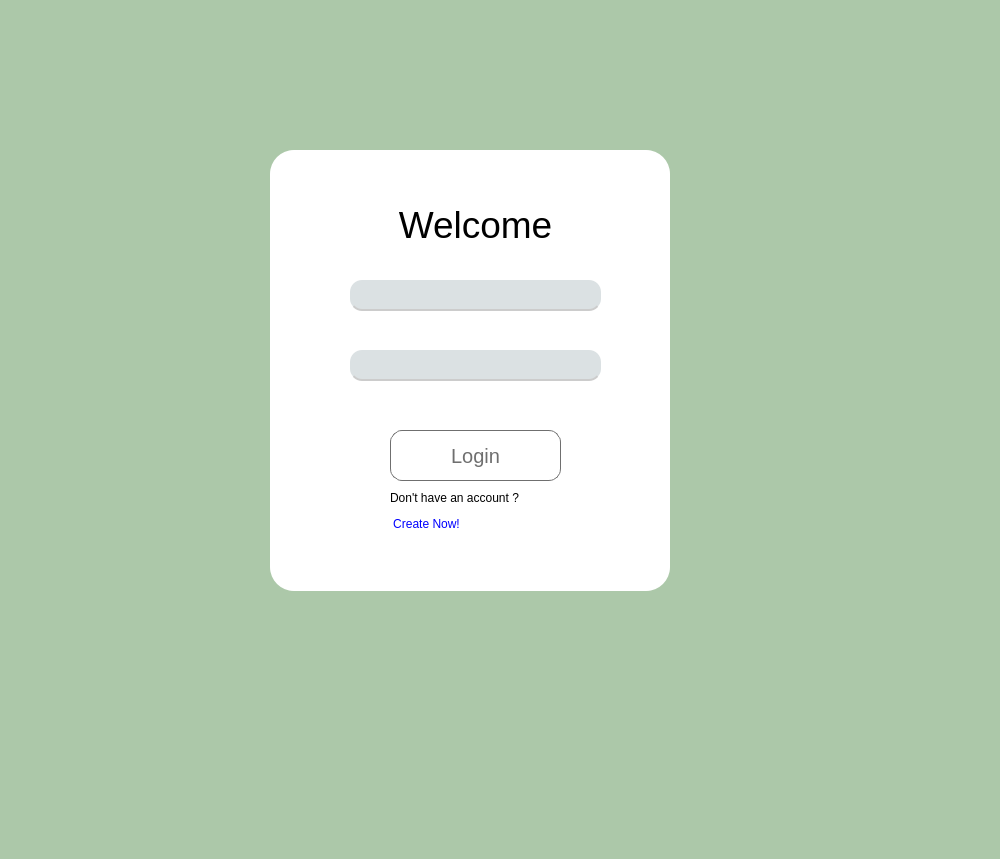
<?xml version="1.0" encoding="UTF-8"?>
<ui version="4.0">
 <class>Dialog</class>
 <widget class="QDialog" name="Dialog">
  <property name="geometry">
   <rect>
    <x>0</x>
    <y>0</y>
    <width>1000</width>
    <height>859</height>
   </rect>
  </property>
  <property name="contextMenuPolicy">
   <enum>Qt::ActionsContextMenu</enum>
  </property>
  <property name="windowTitle">
   <string>Dialog</string>
  </property>
  <property name="styleSheet">
   <string notr="true">background-color:rgb(172, 200, 169)</string>
  </property>
  <widget class="QFrame" name="frame">
   <property name="geometry">
    <rect>
     <x>270</x>
     <y>150</y>
     <width>400</width>
     <height>441</height>
    </rect>
   </property>
   <property name="styleSheet">
    <string notr="true">background-color:white;
border-radius:24px;
text-align:center;</string>
   </property>
   <property name="frameShape">
    <enum>QFrame::StyledPanel</enum>
   </property>
   <property name="frameShadow">
    <enum>QFrame::Raised</enum>
   </property>
   <widget class="QLabel" name="label">
    <property name="geometry">
     <rect>
      <x>80</x>
      <y>40</y>
      <width>251</width>
      <height>71</height>
     </rect>
    </property>
    <property name="styleSheet">
     <string notr="true">background-color:none;
font-size:32px;</string>
    </property>
    <property name="text">
     <string>&lt;html&gt;&lt;head/&gt;&lt;body&gt;&lt;p align=&quot;center&quot;&gt;&lt;span style=&quot; font-size:28pt;&quot;&gt;Welcome&lt;/span&gt;&lt;/p&gt;&lt;/body&gt;&lt;/html&gt;</string>
    </property>
   </widget>
   <widget class="QLineEdit" name="username">
    <property name="geometry">
     <rect>
      <x>80</x>
      <y>130</y>
      <width>251</width>
      <height>31</height>
     </rect>
    </property>
    <property name="font">
     <font>
      <pointsize>12</pointsize>
     </font>
    </property>
    <property name="styleSheet">
     <string notr="true">background-color:rgb(219, 225, 227);
border-radius:12px;
border-bottom: 2px solid #ccc;</string>
    </property>
   </widget>
   <widget class="QLineEdit" name="password">
    <property name="geometry">
     <rect>
      <x>80</x>
      <y>200</y>
      <width>251</width>
      <height>31</height>
     </rect>
    </property>
    <property name="font">
     <font>
      <pointsize>12</pointsize>
     </font>
    </property>
    <property name="cursor">
     <cursorShape>IBeamCursor</cursorShape>
    </property>
    <property name="styleSheet">
     <string notr="true">background-color:rgb(219, 225, 227);
border-radius:12px;
border-bottom: 2px solid #ccc;</string>
    </property>
   </widget>
   <widget class="QPushButton" name="loginbutton">
    <property name="geometry">
     <rect>
      <x>120</x>
      <y>280</y>
      <width>171</width>
      <height>51</height>
     </rect>
    </property>
    <property name="styleSheet">
     <string notr="true">background-color:none;
color:rgb(111, 111, 111);
font-size:20px;
border:1px solid rgb(111, 111, 111);
border-radius:12px</string>
    </property>
    <property name="text">
     <string>Login</string>
    </property>
   </widget>
   <widget class="QLabel" name="label_2">
    <property name="geometry">
     <rect>
      <x>120</x>
      <y>340</y>
      <width>141</width>
      <height>16</height>
     </rect>
    </property>
    <property name="styleSheet">
     <string notr="true">background-color:none;
</string>
    </property>
    <property name="text">
     <string>&lt;html&gt;&lt;head/&gt;&lt;body&gt;&lt;p&gt;Don't have an account ?&lt;/p&gt;&lt;/body&gt;&lt;/html&gt;</string>
    </property>
   </widget>
   <widget class="QPushButton" name="createaccountbutton">
    <property name="geometry">
     <rect>
      <x>110</x>
      <y>360</y>
      <width>93</width>
      <height>28</height>
     </rect>
    </property>
    <property name="styleSheet">
     <string notr="true">background-color:none;
color:blue;</string>
    </property>
    <property name="text">
     <string>Create Now!</string>
    </property>
   </widget>
  </widget>
 </widget>
 <resources/>
 <connections/>
</ui>
